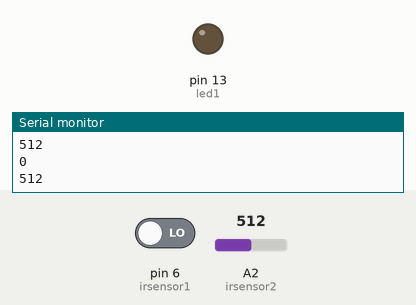
Bench run of a sketch on a simulated Arduino Uno, built with avr-gcc and run on an emulated ATmega328P. Shown: output pins drawn as LEDs (lit = HIGH), the last lines printed to the serial monitor. Inputs (shaded band) come from the test bench; at power-on: pin 6 (irsensor1) LOW, A2 (irsensor2) = 512.

Above: at 1.2 s.
1.3 s: pin 6 (irsensor1) driven HIGH
At 1.7 s:
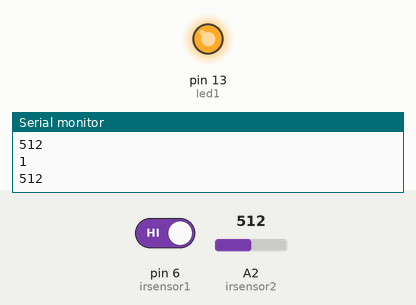
2.8 s: pin 6 (irsensor1) driven LOW
At 4.2 s:
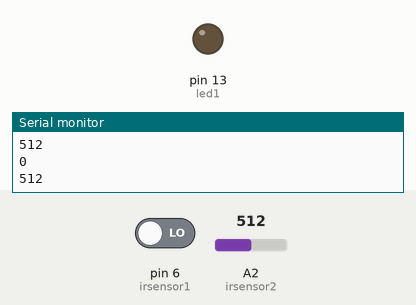
Timing chart, 0 to 5.8 s (numbered marks = the images above; inputs shaded):
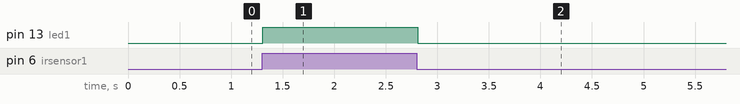

The sketch:

Single_IR_Sensor_Interface.ino
```cpp
int irsensor1 = 6;
int irsensor2 = A2;
int led1 = 13;

void setup()
{
  Serial.begin(9600);
  pinMode(irsensor1 , INPUT);
  pinMode(irsensor2 , INPUT);
  pinMode(led1, OUTPUT);
}

void loop() {

  int readsen = digitalRead(irsensor1);
  int readsen1 = analogRead(irsensor2);
  Serial.println  (readsen);
  Serial.println  (readsen1);
  if( readsen == HIGH )
  {
    digitalWrite(led1, HIGH);
  }
  else
  {
    digitalWrite(led1, !HIGH);
  }

  delay(100);
}
```

Measured:
- after the input at 1.3 s, pin 13 (led1): LOW → HIGH at once
- after the input at 2.8 s, pin 13 (led1): HIGH → LOW at once
